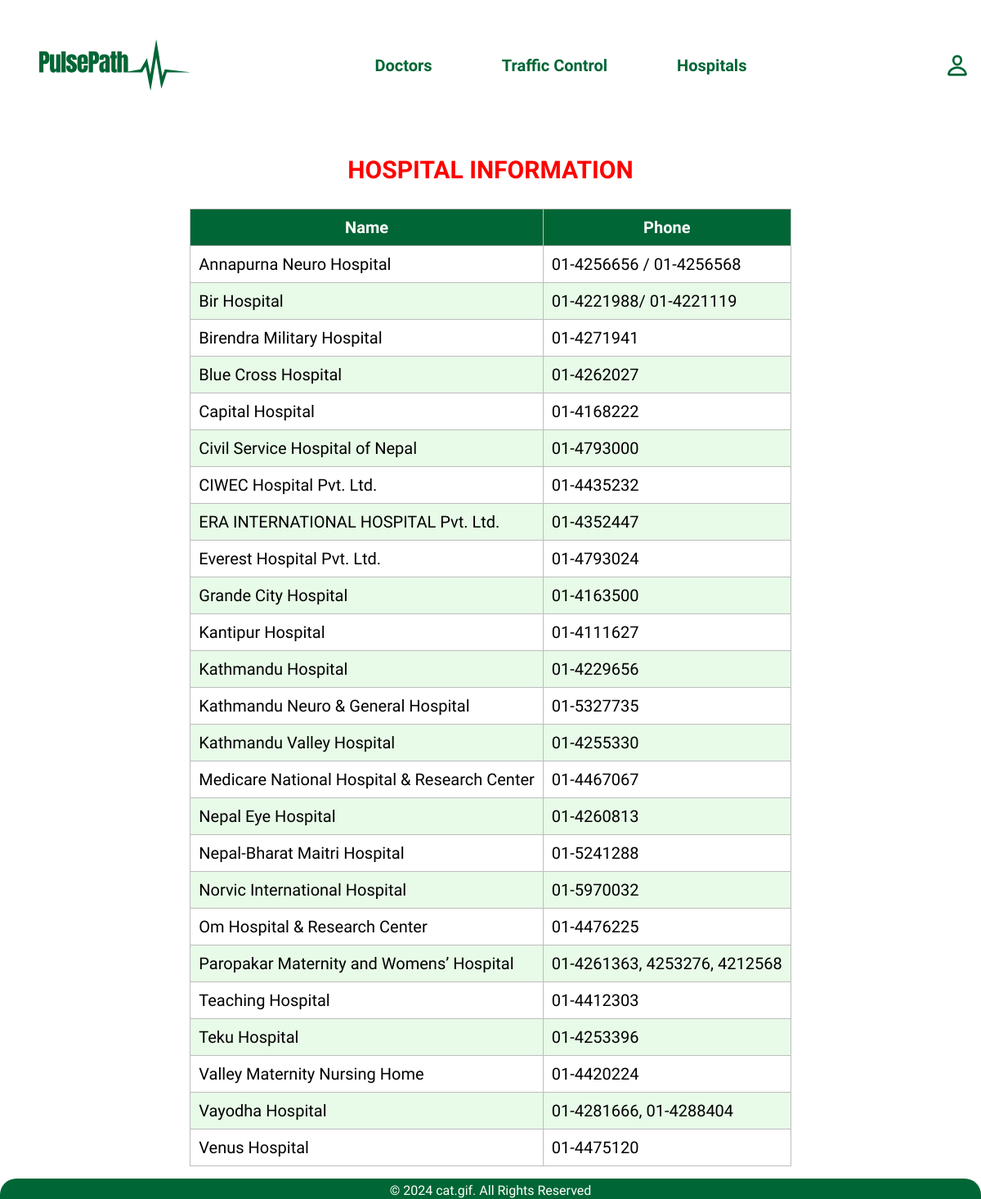
Screenshot of /content/hospital.php (signed in) with the database file from the repository.
### tables this page shows
CREATE TABLE `hospital` (
  `id` int(11) NOT NULL,
  `name` varchar(255) NOT NULL,
  `phone` varchar(255) NOT NULL,
  `date_added` timestamp NOT NULL DEFAULT current_timestamp()
);

### assets/Database/connection.php (called while the page is built, shortened)
<?php
class Connection
{
    public $pdo = null;
    public function __construct()
    {
        try {
            $this->pdo = new PDO("mysql:host=localhost;dbname=pulsepath001;charset=utf8mb4", "root", "");
            $this->pdo->setAttribute(PDO::ATTR_ERRMODE, PDO::ERRMODE_EXCEPTION);
        } catch (PDOException $e) {
            die("ERROR: Could not connect. " . $e->getMessage());
        }
    }
    public function __destruct()
    {
        $this->pdo = null;
    }
    public function getHospitalData()
    {
        $statement = $this->pdo->prepare("SELECT * FROM hospital order by name asc");
        $statement->execute();
        $hospitalData = $statement->fetchAll(PDO::FETCH_ASSOC);
        return $hospitalData;
    }
}

### content/hospital.php (the view, shortened to what this page needs)
<?php
if (!isset($_SESSION['uid'])) {
    header("Location: user/login.php");
} else {
    require_once "../assets/Database/connection.php";
    $connection = new Connection();
    $hospitalData = $connection->getHospitalData();
}
?>
<!DOCTYPE html>
<html lang="en">
<head>
    <link rel="stylesheet" href="../assets/CSS/style.css" />
</head>
<body>
    <?php include 'navbar/navbar.php'; ?>
    <section class="hospital-section">
        <div>
            <h2>Hospital Information</h2>
            <table class="hospital-table">
                <tbody>
                    <tr>
                        <th>Name</th>
                        <th>Phone</th>
                    </tr>
                    <?php
                    foreach ($hospitalData as $hospital) {
                        echo "<tr>";
                        echo "<td>{$hospital['name']}</td>";
                        echo "<td>{$hospital['phone']}</td>";
                        echo "</tr>";
                    }
                    ?>
                </tbody>
            </table>
        </div>
    </section>
    <?php
    include 'footer/footer.php';
    ?>
</body>
</html>

### assets/CSS/style.css (style rules this page uses)
:root { --maximum-blue-green_10: hsla(120, 75%, 45%, 0.1); --rich-black-fogra-29: hsl(217, 28%, 9%); --gray-x-11-gray: hsl(0, 0%, 74%); --oxford-blue_60: hsla(230, 41%, 14%, 0.6); --bittersweet: #006635; --smoky-black: rgb(7, 6, 1); --gainsboro: hsl(0, 0%, 88%); --black_90: hsla(0, 0%, 0%, 0.9); --cultured: hsl(200, 12%, 95%); --salmon: #006635; --white: #ffffff; --black: hsl(0, 0%, 0%); --onyx: #fe0000; --ff-league: "League Spartan", sans-serif; --ff-league-spartan: "League Spartan", sans-serif; --fs-1: 3rem; --fs-2: 2.6rem; --fs-3: 2.2rem; --fs-4: 2rem; --fs-5: 1.8rem; --fs-6: 1.6rem; --fs-7: 1.4rem; --fs-8: 1.2rem; --fw-300: 300; --fw-500: 500; --fw-600: 600; --fw-700: 700; --transition-1: 0.25s ease; --transition-2: 0.5s ease; --cubic-out: cubic-bezier(0.51, 0.03, 0.64, 0.28); --cubic-in: cubic-bezier(0.33, 0.85, 0.56, 1.02); --section-padding: 60px; }
*, *::before, *::after { margin: 0; padding: 0; box-sizing: border-box; }
a, img, span, table, tbody, button, ion-icon { display: block; }
html { font-family: var(--ff-league-spartan); font-size: 10px; scroll-behavior: smooth; }
body { background: var(--white); box-sizing: border-box; width: 100%; font-size: 1.6rem; padding-block-start: 90px; overflow-x: hidden; }
.hospital-section { display: grid; justify-content: center; align-items: center; margin-top: 100px; font-size: 20px; margin-bottom: 20px; }
.hospital-section h2 { display: grid; justify-content: center; align-items: center; margin-bottom: 30px; text-transform: uppercase; color: var(--onyx); font-size: 30px; }
.hospital-table { width: 100%; border-collapse: collapse; margin-bottom: 20px; background: var(--white); }
.hospital-table th, .hospital-table td { border: 1px solid var(--gray-x-11-gray); padding: 10px; text-align: left; }
.hospital-table th { background-color: var(--bittersweet); text-align: center; color: var(--white); }
.hospital-table tr:nth-child(even) { background-color: var(--white); }
.hospital-table tr:nth-child(odd) { background-color: var(--maximum-blue-green_10); }
@media (min-width: 360px) { :root { --fs-1: 4rem; } }
@media (min-width: 575px) { :root { --fs-1: 4rem; } }
@media (min-width: 680px) { :root { --fs-1: 4rem; } }
@media (min-width: 768px) { :root { --fs-2: 3rem; } }
@media (min-width: 992px) { :root { --fs-3: 2.4rem; } }
@media (min-width: 110px) { :root { --fs-1: 5rem; --fs-2: 3.6rem; } }
@media (min-width: 1000px) { :root { --fs-1: 5rem; --fs-2: 3.6rem; } }
@media (min-width: 1200px) { :root { --fs-1: 5rem; --fs-2: 3.6rem; } }

### rows the page displays
hospital: name "Annapurna Neuro Hospital", phone "01-4256656 / 01-4256568"
hospital: name "Bir Hospital", phone "01-4221988/ 01-4221119"
hospital: name "Birendra Military Hospital", phone "01-4271941"
hospital: name "Blue Cross Hospital", phone "01-4262027"
hospital: name "Capital Hospital", phone "01-4168222"
hospital: name "Civil Service Hospital of Nepal", phone "01-4793000"
hospital: name "CIWEC Hospital Pvt. Ltd.", phone "01-4435232"
hospital: name "ERA INTERNATIONAL HOSPITAL Pvt. Ltd.", phone "01-4352447"
hospital: name "Everest Hospital Pvt. Ltd.", phone "01-4793024"
hospital: name "Grande City Hospital", phone "01-4163500"
hospital: name "Kantipur Hospital", phone "01-4111627"
hospital: name "Kathmandu Hospital", phone "01-4229656"
hospital: name "Kathmandu Neuro & General Hospital", phone "01-5327735"
hospital: name "Kathmandu Valley Hospital", phone "01-4255330"
hospital: name "Medicare National Hospital & Research Center", phone "01-4467067"
hospital: name "Nepal Eye Hospital", phone "01-4260813"
hospital: name "Nepal-Bharat Maitri Hospital", phone "01-5241288"
hospital: name "Norvic International Hospital", phone "01-5970032"
hospital: name "Om Hospital & Research Center", phone "01-4476225"
hospital: name "Paropakar Maternity and Womens’ Hospital", phone "01-4261363, 4253276, 4212568"
hospital: name "Teaching Hospital", phone "01-4412303"
hospital: name "Teku Hospital", phone "01-4253396"
hospital: name "Valley Maternity Nursing Home", phone "01-4420224"
hospital: name "Vayodha Hospital", phone "01-4281666, 01-4288404"
hospital: name "Venus Hospital", phone "01-4475120"
